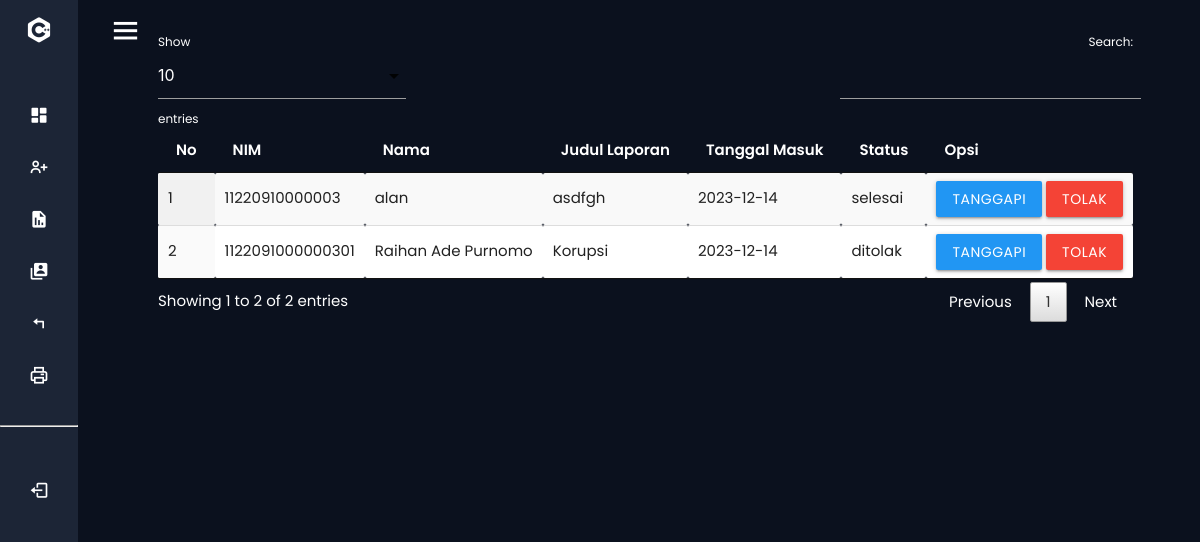
The page /admin/index.php?p=pengaduan (signed in) on the database its author committed.
### tables this page shows
CREATE TABLE `pengaduan` (
  `id_pengaduan` int(5) NOT NULL,
  `tgl_pengaduan` varchar(20) NOT NULL,
  `nim` varchar(16) NOT NULL,
  `judul` varchar(40) NOT NULL,
  `isi_laporan` text NOT NULL,
  `foto` varchar(255) NOT NULL,
  `status` enum('proses','selesai','ditolak') NOT NULL
);

CREATE TABLE `mahasiswa` (
  `nim` varchar(16) NOT NULL,
  `email` varchar(255) NOT NULL,
  `nama` varchar(35) NOT NULL,
  `username` varchar(25) NOT NULL,
  `password` varchar(255) NOT NULL,
  `telp` varchar(13) NOT NULL,
  `verif` int(11) NOT NULL
);

### admin/pengaduan.php (the view, shortened to what this page needs)
<table id="example" class="display responsive-table" style="width:100%">
          <thead>
              <tr>
				<th>No</th>
				<th>NIM</th>
				<th>Nama</th>
				<th>Judul Laporan</th>
				<th>Tanggal Masuk</th>
				<th>Status</th>
				<th>Opsi</th>
              </tr>
          </thead>
          <tbody>
	<?php
		$no=1;
		$query = mysqli_query($koneksi,"SELECT * FROM pengaduan INNER JOIN mahasiswa ON pengaduan.nim=mahasiswa.nim ORDER BY pengaduan.id_pengaduan DESC");
		while ($r=mysqli_fetch_assoc($query)) { ?>
		<tr>
			<td><?php echo $no++; ?></td>
			<td><?php echo $r['nim']; ?></td>
			<td><?php echo $r['nama']; ?></td>
			<td><?php echo $r['judul']; ?></td>
			<td><?php echo $r['tgl_pengaduan']; ?></td>
			<td><?php echo $r['status']; ?></td>
			<td><a class="btn modal-trigger blue" href="#more?id_pengaduan=<?php echo $r['id_pengaduan'] ?>">Tanggapi</a> <a class="btn modal-trigger red" href="#tolak?id_pengaduan=<?php echo $r['id_pengaduan'] ?>">Tolak</a></td>
		</tr>
            <?php  }
             ?>
          </tbody>
        </table>

### css/style.css (style rules this page uses)
* { margin: 0; padding: 0; box-sizing: border-box; font-family: 'Poppins', sans-serif; }

### rows shown on the page
pengaduan: mahasiswa.nim "11220910000003", mahasiswa.nama "alan", judul "asdfgh", tgl_pengaduan "2023-12-14", status "selesai"
pengaduan: mahasiswa.nim "1122091000000301", mahasiswa.nama "Raihan Ade Purnomo", judul "Korupsi", tgl_pengaduan "2023-12-14", status "ditolak"
